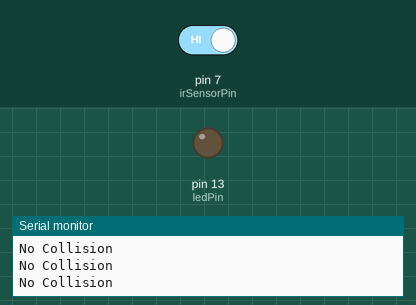
This sketch was run on a simulated Arduino Uno, built with avr-gcc and run on an emulated ATmega328P. Parts: output pins drawn as LEDs (lit = HIGH), the last lines printed to the serial monitor. The test bench sets the inputs (shaded band); at power-on: pin 7 (irSensorPin) HIGH.

Above: at 1.2 s.
1.3 s: pin 7 (irSensorPin) driven LOW
At 2.3 s:
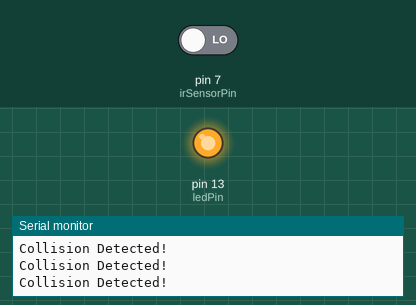
2.8 s: pin 7 (irSensorPin) driven HIGH
At 3.6 s:
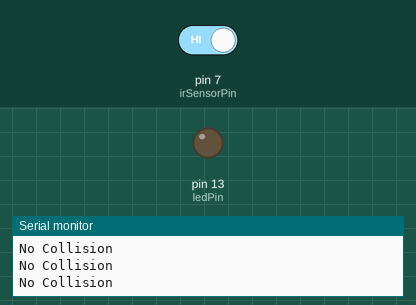
Timing chart, 0 to 5.8 s (numbered marks = the images above; inputs shaded):
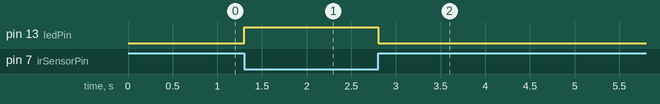

The sketch:

lab_11_collision_detection.ino
```cpp
int irSensorPin = 7; // Pin where the IR sensor is connected
int ledPin = 13;     // Optional: Built-in LED on most Arduino boards
void setup()
{
    pinMode(irSensorPin, INPUT); // Set the IR sensor pin as input
    pinMode(ledPin, OUTPUT);     // Set the LED pin as output (for indication)
    Serial.begin(9600);          // Initialize serial communication for debugging
}
void loop()
{
    int sensorValue = digitalRead(irSensorPin); // Read the IR sensor's output
    if (sensorValue == LOW)
    {
        // Object detected (change to HIGH if needed)
        Serial.println("Collision Detected!");
        digitalWrite(ledPin, HIGH); // Turn on LED if collision detected
    }
    else
    {
        Serial.println("No Collision");
        digitalWrite(ledPin, LOW); // Turn off LED if no collision
    }
    delay(100); // Small delay to prevent too frequent polling
}
```

Measured:
- after the input at 1.3 s, pin 13 (ledPin): LOW → HIGH at once
- after the input at 2.8 s, pin 13 (ledPin): HIGH → LOW at once
